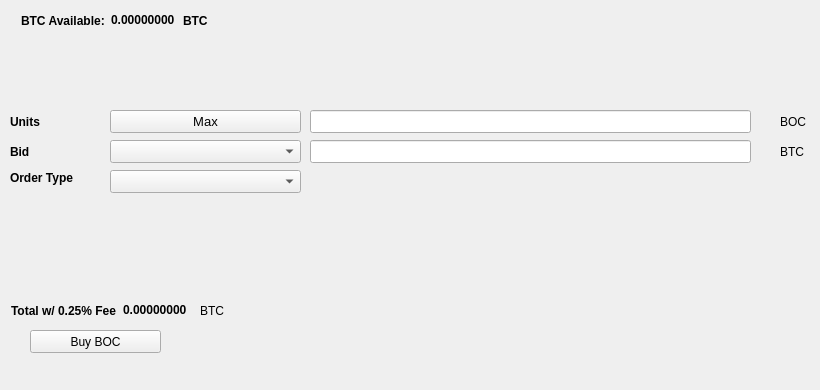
   <widget class="QWidget" name="BuyTab">
    <attribute name="title">
     <string>Buy</string>
    </attribute>
    <widget class="QPushButton" name="BuyBOC">
     <property name="geometry">
      <rect>
       <x>30</x>
       <y>330</y>
       <width>131</width>
       <height>23</height>
      </rect>
     </property>
     <property name="text">
      <string>Buy BOC</string>
     </property>
     <property name="icon">
      <iconset resource="../BoomCoin.qrc">
       <normaloff>:/icons/bitcoin</normaloff>:/icons/bitcoin</iconset>
     </property>
    </widget>
    <widget class="QLabel" name="label_3">
     <property name="geometry">
      <rect>
       <x>10</x>
       <y>110</y>
       <width>46</width>
       <height>23</height>
      </rect>
     </property>
     <property name="font">
      <font>
       <weight>75</weight>
       <bold>true</bold>
      </font>
     </property>
     <property name="text">
      <string>Units</string>
     </property>
    </widget>
    <widget class="QLineEdit" name="UnitsInput">
     <property name="geometry">
      <rect>
       <x>310</x>
       <y>110</y>
       <width>441</width>
       <height>23</height>
      </rect>
     </property>
     <property name="font">
      <font>
       <pointsize>9</pointsize>
       <weight>75</weight>
       <bold>true</bold>
      </font>
     </property>
    </widget>
    <widget class="QLineEdit" name="BuyBidPriceEdit">
     <property name="geometry">
      <rect>
       <x>310</x>
       <y>140</y>
       <width>441</width>
       <height>23</height>
      </rect>
     </property>
     <property name="font">
      <font>
       <pointsize>9</pointsize>
       <weight>75</weight>
       <bold>true</bold>
      </font>
     </property>
    </widget>
    <widget class="QLabel" name="label_4">
     <property name="geometry">
      <rect>
       <x>780</x>
       <y>110</y>
       <width>31</width>
       <height>23</height>
      </rect>
     </property>
     <property name="text">
      <string>BOC</string>
     </property>
    </widget>
    <widget class="QLabel" name="label_5">
     <property name="geometry">
      <rect>
       <x>780</x>
       <y>140</y>
       <width>31</width>
       <height>23</height>
      </rect>
     </property>
     <property name="text">
      <string>BTC</string>
     </property>
    </widget>
    <widget class="QLabel" name="label_6">
     <property name="geometry">
      <rect>
       <x>10</x>
       <y>140</y>
       <width>46</width>
       <height>23</height>
      </rect>
     </property>
     <property name="font">
      <font>
       <weight>75</weight>
       <bold>true</bold>
      </font>
     </property>
     <property name="text">
      <string>Bid</string>
     </property>
    </widget>
    <widget class="QLabel" name="label_7">
     <property name="geometry">
      <rect>
       <x>10</x>
       <y>170</y>
       <width>91</width>
       <height>16</height>
      </rect>
     </property>
     <property name="font">
      <font>
       <weight>75</weight>
       <bold>true</bold>
      </font>
     </property>
     <property name="text">
      <string>Order Type</string>
     </property>
    </widget>
    <widget class="QPushButton" name="Buy_Max_Amount">
     <property name="geometry">
      <rect>
       <x>110</x>
       <y>110</y>
       <width>191</width>
       <height>23</height>
      </rect>
     </property>
     <property name="font">
      <font>
       <pointsize>10</pointsize>
      </font>
     </property>
     <property name="text">
      <string>Max</string>
     </property>
    </widget>
    <widget class="QComboBox" name="BuyBidcomboBox">
     <property name="geometry">
      <rect>
       <x>110</x>
       <y>140</y>
       <width>191</width>
       <height>23</height>
      </rect>
     </property>
     <property name="font">
      <font>
       <pointsize>10</pointsize>
      </font>
     </property>
    </widget>
    <widget class="QComboBox" name="buyOrdertypeCombo">
     <property name="geometry">
      <rect>
       <x>110</x>
       <y>170</y>
       <width>191</width>
       <height>23</height>
      </rect>
     </property>
     <property name="font">
      <font>
       <pointsize>10</pointsize>
      </font>
     </property>
    </widget>
    <widget class="QWidget" name="layoutWidget1">
     <property name="geometry">
      <rect>
       <x>21</x>
       <y>11</y>
       <width>227</width>
       <height>19</height>
      </rect>
     </property>
     <layout class="QHBoxLayout" name="horizontalLayout_3">
      <item>
       <widget class="QLabel" name="label232">
        <property name="font">
         <font>
          <weight>75</weight>
          <bold>true</bold>
         </font>
        </property>
        <property name="text">
         <string>BTC Available:</string>
        </property>
       </widget>
      </item>
      <item>
       <widget class="QLabel" name="BtcAvailableLbl">
        <property name="palette">
         <palette>
          <active>
           <colorrole role="WindowText">
            <brush brushstyle="SolidPattern">
             <color alpha="255">
              <red>0</red>
              <green>0</green>
              <blue>0</blue>
             </color>
            </brush>
           </colorrole>
           <colorrole role="Button">
            <brush brushstyle="SolidPattern">
             <color alpha="255">
              <red>0</red>
              <green>170</green>
              <blue>0</blue>
             </color>
            </brush>
           </colorrole>
           <colorrole role="Light">
            <brush brushstyle="SolidPattern">
             <color alpha="255">
              <red>0</red>
              <green>255</green>
              <blue>0</blue>
             </color>
            </brush>
           </colorrole>
           <colorrole role="Midlight">
            <brush brushstyle="SolidPattern">
             <color alpha="255">
              <red>0</red>
              <green>212</green>
              <blue>0</blue>
             </color>
            </brush>
           </colorrole>
           <colorrole role="Dark">
            <brush brushstyle="SolidPattern">
             <color alpha="255">
              <red>0</red>
              <green>85</green>
              <blue>0</blue>
             </color>
            </brush>
           </colorrole>
           <colorrole role="Mid">
            <brush brushstyle="SolidPattern">
             <color alpha="255">
              <red>0</red>
              <green>113</green>
              <blue>0</blue>
             </color>
            </brush>
           </colorrole>
           <colorrole role="Text">
            <brush brushstyle="SolidPattern">
             <color alpha="255">
              <red>0</red>
              <green>170</green>
              <blue>0</blue>
             </color>
            </brush>
           </colorrole>
           <colorrole role="BrightText">
            <brush brushstyle="SolidPattern">
             <color alpha="255">
              <red>255</red>
              <green>255</green>
              <blue>255</blue>
             </color>
            </brush>
           </colorrole>
           <colorrole role="ButtonText">
            <brush brushstyle="SolidPattern">
             <color alpha="255">
              <red>0</red>
              <green>0</green>
              <blue>0</blue>
             </color>
            </brush>
           </colorrole>
           <colorrole role="Base">
            <brush brushstyle="SolidPattern">
             <color alpha="255">
              <red>255</red>
              <green>255</green>
              <blue>255</blue>
             </color>
            </brush>
           </colorrole>
           <colorrole role="Window">
            <brush brushstyle="SolidPattern">
             <color alpha="255">
              <red>0</red>
              <green>170</green>
              <blue>0</blue>
             </color>
            </brush>
           </colorrole>
           <colorrole role="Shadow">
            <brush brushstyle="SolidPattern">
             <color alpha="255">
              <red>0</red>
              <green>0</green>
              <blue>0</blue>
             </color>
            </brush>
           </colorrole>
           <colorrole role="AlternateBase">
            <brush brushstyle="SolidPattern">
             <color alpha="255">
              <red>127</red>
              <green>212</green>
              <blue>127</blue>
             </color>
            </brush>
           </colorrole>
           <colorrole role="ToolTipBase">
            <brush brushstyle="SolidPattern">
             <color alpha="255">
              <red>255</red>
              <green>255</green>
              <blue>220</blue>
             </color>
            </brush>
           </colorrole>
           <colorrole role="ToolTipText">
            <brush brushstyle="SolidPattern">
             <color alpha="255">
              <red>0</red>
              <green>0</green>
              <blue>0</blue>
             </color>
            </brush>
           </colorrole>
          </active>
          <inactive>
           <colorrole role="WindowText">
            <brush brushstyle="SolidPattern">
             <color alpha="255">
              <red>0</red>
              <green>0</green>
              <blue>0</blue>
             </color>
            </brush>
           </colorrole>
           <colorrole role="Button">
            <brush brushstyle="SolidPattern">
             <color alpha="255">
              <red>0</red>
              <green>170</green>
              <blue>0</blue>
             </color>
            </brush>
           </colorrole>
           <colorrole role="Light">
            <brush brushstyle="SolidPattern">
             <color alpha="255">
              <red>0</red>
              <green>255</green>
              <blue>0</blue>
             </color>
            </brush>
           </colorrole>
           <colorrole role="Midlight">
            <brush brushstyle="SolidPattern">
             <color alpha="255">
              <red>0</red>
              <green>212</green>
              <blue>0</blue>
             </color>
            </brush>
           </colorrole>
           <colorrole role="Dark">
            <brush brushstyle="SolidPattern">
             <color alpha="255">
              <red>0</red>
              <green>85</green>
              <blue>0</blue>
             </color>
            </brush>
           </colorrole>
           <colorrole role="Mid">
            <brush brushstyle="SolidPattern">
             <color alpha="255">
              <red>0</red>
              <green>113</green>
              <blue>0</blue>
             </color>
            </brush>
           </colorrole>
           <colorrole role="Text">
            <brush brushstyle="SolidPattern">
             <color alpha="255">
              <red>0</red>
              <green>170</green>
              <blue>0</blue>
             </color>
            </brush>
           </colorrole>
           <colorrole role="BrightText">
            <brush brushstyle="SolidPattern">
             <color alpha="255">
              <red>255</red>
              <green>255</green>
              <blue>255</blue>
             </color>
            </brush>
           </colorrole>
           <colorrole role="ButtonText">
            <brush brushstyle="SolidPattern">
             <color alpha="255">
              <red>0</red>
              <green>0</green>
              <blue>0</blue>
             </color>
            </brush>
           </colorrole>
           <colorrole role="Base">
            <brush brushstyle="SolidPattern">
             <color alpha="255">
              <red>255</red>
              <green>255</green>
              <blue>255</blue>
             </color>
            </brush>
           </colorrole>
           <colorrole role="Window">
            <brush brushstyle="SolidPattern">
             <color alpha="255">
              <red>0</red>
              <green>170</green>
              <blue>0</blue>
             </color>
            </brush>
           </colorrole>
           <colorrole role="Shadow">
            <brush brushstyle="SolidPattern">
             <color alpha="255">
              <red>0</red>
              <green>0</green>
              <blue>0</blue>
             </color>
            </brush>
           </colorrole>
           <colorrole role="AlternateBase">
            <brush brushstyle="SolidPattern">
             <color alpha="255">
              <red>127</red>
              <green>212</green>
              <blue>127</blue>
             </color>
            </brush>
           </colorrole>
           <colorrole role="ToolTipBase">
            <brush brushstyle="SolidPattern">
             <color alpha="255">
              <red>255</red>
              <green>255</green>
              <blue>220</blue>
             </color>
            </brush>
           </colorrole>
           <colorrole role="ToolTipText">
            <brush brushstyle="SolidPattern">
             <color alpha="255">
              <red>0</red>
              <green>0</green>
              <blue>0</blue>
             </color>
            </brush>
           </colorrole>
          </inactive>
          <disabled>
           <colorrole role="WindowText">
            <brush brushstyle="SolidPattern">
             <color alpha="255">
              <red>0</red>
              <green>85</green>
              <blue>0</blue>
             </color>
            </brush>
           </colorrole>
           <colorrole role="Button">
            <brush brushstyle="SolidPattern">
             <color alpha="255">
              <red>0</red>
              <green>170</green>
              <blue>0</blue>
             </color>
            </brush>
           </colorrole>
           <colorrole role="Light">
            <brush brushstyle="SolidPattern">
             <color alpha="255">
              <red>0</red>
              <green>255</green>
              <blue>0</blue>
             </color>
            </brush>
           </colorrole>
           <colorrole role="Midlight">
            <brush brushstyle="SolidPattern">
             <color alpha="255">
              <red>0</red>
              <green>212</green>
              <blue>0</blue>
             </color>
            </brush>
           </colorrole>
           <colorrole role="Dark">
            <brush brushstyle="SolidPattern">
             <color alpha="255">
              <red>0</red>
              <green>85</green>
              <blue>0</blue>
             </color>
            </brush>
           </colorrole>
           <colorrole role="Mid">
            <brush brushstyle="SolidPattern">
             <color alpha="255">
              <red>0</red>
              <green>113</green>
              <blue>0</blue>
             </color>
            </brush>
           </colorrole>
           <colorrole role="Text">
            <brush brushstyle="SolidPattern">
             <color alpha="255">
              <red>0</red>
              <green>85</green>
              <blue>0</blue>
             </color>
            </brush>
           </colorrole>
           <colorrole role="BrightText">
            <brush brushstyle="SolidPattern">
             <color alpha="255">
              <red>255</red>
              <green>255</green>
              <blue>255</blue>
             </color>
            </brush>
           </colorrole>
           <colorrole role="ButtonText">
            <brush brushstyle="SolidPattern">
             <color alpha="255">
              <red>0</red>
              <green>85</green>
              <blue>0</blue>
             </color>
            </brush>
           </colorrole>
           <colorrole role="Base">
            <brush brushstyle="SolidPattern">
             <color alpha="255">
              <red>0</red>
              <green>170</green>
              <blue>0</blue>
             </color>
            </brush>
           </colorrole>
           <colorrole role="Window">
            <brush brushstyle="SolidPattern">
             <color alpha="255">
              <red>0</red>
              <green>170</green>
              <blue>0</blue>
             </color>
            </brush>
           </colorrole>
           <colorrole role="Shadow">
            <brush brushstyle="SolidPattern">
             <color alpha="255">
              <red>0</red>
              <green>0</green>
              <blue>0</blue>
             </color>
            </brush>
           </colorrole>
           <colorrole role="AlternateBase">
            <brush brushstyle="SolidPattern">
             <color alpha="255">
              <red>0</red>
              <green>170</green>
              <blue>0</blue>
             </color>
            </brush>
           </colorrole>
           <colorrole role="ToolTipBase">
            <brush brushstyle="SolidPattern">
             <color alpha="255">
              <red>255</red>
              <green>255</green>
              <blue>220</blue>
             </color>
            </brush>
           </colorrole>
           <colorrole role="ToolTipText">
            <brush brushstyle="SolidPattern">
             <color alpha="255">
              <red>0</red>
              <green>0</green>
              <blue>0</blue>
             </color>
            </brush>
           </colorrole>
          </disabled>
         </palette>
        </property>
        <property name="font">
         <font>
          <weight>75</weight>
          <bold>true</bold>
         </font>
        </property>
        <property name="text">
         <string>0.00000000</string>
        </property>
        <property name="textInteractionFlags">
         <set>Qt::LinksAccessibleByMouse|Qt::TextSelectableByKeyboard|Qt::TextSelectableByMouse</set>
        </property>
       </widget>
      </item>
      <item>
       <widget class="QLabel" name="BtcAvailableLbl_2">
        <property name="font">
         <font>
          <weight>75</weight>
          <bold>true</bold>
         </font>
        </property>
        <property name="text">
         <string>BTC</string>
        </property>
       </widget>
      </item>
     </layout>
    </widget>
    <widget class="QWidget" name="layoutWidge2">
     <property name="geometry">
      <rect>
       <x>11</x>
       <y>301</y>
       <width>259</width>
       <height>19</height>
      </rect>
     </property>
     <layout class="QHBoxLayout" name="horizontalLayout_4">
      <item>
       <widget class="QLabel" name="label_9">
        <property name="font">
         <font>
          <weight>75</weight>
          <bold>true</bold>
         </font>
        </property>
        <property name="text">
         <string>Total w/ 0.25% Fee</string>
        </property>
       </widget>
      </item>
      <item>
       <widget class="QLabel" name="BuyCostLabel">
        <property name="palette">
         <palette>
          <active>
           <colorrole role="WindowText">
            <brush brushstyle="SolidPattern">
             <color alpha="255">
              <red>0</red>
              <green>0</green>
              <blue>0</blue>
             </color>
            </brush>
           </colorrole>
           <colorrole role="Button">
            <brush brushstyle="SolidPattern">
             <color alpha="255">
              <red>0</red>
              <green>170</green>
              <blue>0</blue>
             </color>
            </brush>
           </colorrole>
           <colorrole role="Light">
            <brush brushstyle="SolidPattern">
             <color alpha="255">
              <red>0</red>
              <green>255</green>
              <blue>0</blue>
             </color>
            </brush>
           </colorrole>
           <colorrole role="Midlight">
            <brush brushstyle="SolidPattern">
             <color alpha="255">
              <red>0</red>
              <green>212</green>
              <blue>0</blue>
             </color>
            </brush>
           </colorrole>
           <colorrole role="Dark">
            <brush brushstyle="SolidPattern">
             <color alpha="255">
              <red>0</red>
              <green>85</green>
              <blue>0</blue>
             </color>
            </brush>
           </colorrole>
           <colorrole role="Mid">
            <brush brushstyle="SolidPattern">
             <color alpha="255">
              <red>0</red>
              <green>113</green>
              <blue>0</blue>
             </color>
            </brush>
           </colorrole>
           <colorrole role="Text">
            <brush brushstyle="SolidPattern">
             <color alpha="255">
              <red>0</red>
              <green>170</green>
              <blue>0</blue>
             </color>
            </brush>
           </colorrole>
           <colorrole role="BrightText">
            <brush brushstyle="SolidPattern">
             <color alpha="255">
              <red>255</red>
              <green>255</green>
              <blue>255</blue>
             </color>
            </brush>
           </colorrole>
           <colorrole role="ButtonText">
            <brush brushstyle="SolidPattern">
             <color alpha="255">
              <red>0</red>
              <green>0</green>
              <blue>0</blue>
             </color>
            </brush>
           </colorrole>
           <colorrole role="Base">
            <brush brushstyle="SolidPattern">
             <color alpha="255">
              <red>255</red>
              <green>255</green>
              <blue>255</blue>
             </color>
            </brush>
           </colorrole>
           <colorrole role="Window">
            <brush brushstyle="SolidPattern">
             <color alpha="255">
              <red>0</red>
              <green>170</green>
              <blue>0</blue>
             </color>
            </brush>
           </colorrole>
           <colorrole role="Shadow">
            <brush brushstyle="SolidPattern">
             <color alpha="255">
              <red>0</red>
              <green>0</green>
              <blue>0</blue>
             </color>
            </brush>
           </colorrole>
           <colorrole role="AlternateBase">
            <brush brushstyle="SolidPattern">
             <color alpha="255">
              <red>127</red>
              <green>212</green>
              <blue>127</blue>
             </color>
            </brush>
           </colorrole>
           <colorrole role="ToolTipBase">
            <brush brushstyle="SolidPattern">
             <color alpha="255">
              <red>255</red>
              <green>255</green>
              <blue>220</blue>
             </color>
            </brush>
           </colorrole>
           <colorrole role="ToolTipText">
            <brush brushstyle="SolidPattern">
             <color alpha="255">
              <red>0</red>
              <green>0</green>
              <blue>0</blue>
             </color>
            </brush>
           </colorrole>
          </active>
          <inactive>
           <colorrole role="WindowText">
            <brush brushstyle="SolidPattern">
             <color alpha="255">
              <red>0</red>
              <green>0</green>
              <blue>0</blue>
             </color>
            </brush>
           </colorrole>
           <colorrole role="Button">
            <brush brushstyle="SolidPattern">
             <color alpha="255">
              <red>0</red>
              <green>170</green>
              <blue>0</blue>
             </color>
            </brush>
           </colorrole>
           <colorrole role="Light">
            <brush brushstyle="SolidPattern">
             <color alpha="255">
              <red>0</red>
              <green>255</green>
              <blue>0</blue>
             </color>
            </brush>
           </colorrole>
           <colorrole role="Midlight">
            <brush brushstyle="SolidPattern">
             <color alpha="255">
              <red>0</red>
              <green>212</green>
              <blue>0</blue>
             </color>
            </brush>
           </colorrole>
           <colorrole role="Dark">
            <brush brushstyle="SolidPattern">
             <color alpha="255">
              <red>0</red>
              <green>85</green>
              <blue>0</blue>
             </color>
            </brush>
           </colorrole>
           <colorrole role="Mid">
            <brush brushstyle="SolidPattern">
             <color alpha="255">
              <red>0</red>
              <green>113</green>
              <blue>0</blue>
             </color>
            </brush>
           </colorrole>
           <colorrole role="Text">
            <brush brushstyle="SolidPattern">
             <color alpha="255">
              <red>0</red>
              <green>170</green>
              <blue>0</blue>
             </color>
            </brush>
           </colorrole>
           <colorrole role="BrightText">
            <brush brushstyle="SolidPattern">
             <color alpha="255">
              <red>255</red>
              <green>255</green>
              <blue>255</blue>
             </color>
            </brush>
           </colorrole>
           <colorrole role="ButtonText">
            <brush brushstyle="SolidPattern">
             <color alpha="255">
              <red>0</red>
              <green>0</green>
              <blue>0</blue>
             </color>
            </brush>
           </colorrole>
           <colorrole role="Base">
            <brush brushstyle="SolidPattern">
             <color alpha="255">
              <red>255</red>
              <green>255</green>
              <blue>255</blue>
             </color>
            </brush>
           </colorrole>
           <colorrole role="Window">
            <brush brushstyle="SolidPattern">
             <color alpha="255">
              <red>0</red>
              <green>170</green>
              <blue>0</blue>
             </color>
            </brush>
           </colorrole>
           <colorrole role="Shadow">
            <brush brushstyle="SolidPattern">
             <color alpha="255">
              <red>0</red>
              <green>0</green>
              <blue>0</blue>
             </color>
            </brush>
           </colorrole>
           <colorrole role="AlternateBase">
            <brush brushstyle="SolidPattern">
             <color alpha="255">
              <red>127</red>
              <green>212</green>
              <blue>127</blue>
             </color>
            </brush>
           </colorrole>
           <colorrole role="ToolTipBase">
            <brush brushstyle="SolidPattern">
             <color alpha="255">
              <red>255</red>
              <green>255</green>
              <blue>220</blue>
             </color>
            </brush>
           </colorrole>
           <colorrole role="ToolTipText">
            <brush brushstyle="SolidPattern">
             <color alpha="255">
              <red>0</red>
              <green>0</green>
              <blue>0</blue>
             </color>
            </brush>
           </colorrole>
          </inactive>
          <disabled>
           <colorrole role="WindowText">
            <brush brushstyle="SolidPattern">
             <color alpha="255">
              <red>0</red>
              <green>85</green>
              <blue>0</blue>
             </color>
            </brush>
           </colorrole>
           <colorrole role="Button">
            <brush brushstyle="SolidPattern">
             <color alpha="255">
              <red>0</red>
              <green>170</green>
              <blue>0</blue>
             </color>
            </brush>
           </colorrole>
           <colorrole role="Light">
            <brush brushstyle="SolidPattern">
             <color alpha="255">
              <red>0</red>
              <green>255</green>
              <blue>0</blue>
             </color>
            </brush>
           </colorrole>
           <colorrole role="Midlight">
            <brush brushstyle="SolidPattern">
             <color alpha="255">
              <red>0</red>
              <green>212</green>
              <blue>0</blue>
             </color>
            </brush>
           </colorrole>
           <colorrole role="Dark">
            <brush brushstyle="SolidPattern">
             <color alpha="255">
              <red>0</red>
              <green>85</green>
              <blue>0</blue>
             </color>
            </brush>
           </colorrole>
           <colorrole role="Mid">
            <brush brushstyle="SolidPattern">
             <color alpha="255">
              <red>0</red>
              <green>113</green>
              <blue>0</blue>
             </color>
            </brush>
           </colorrole>
           <colorrole role="Text">
            <brush brushstyle="SolidPattern">
             <color alpha="255">
              <red>0</red>
              <green>85</green>
              <blue>0</blue>
             </color>
            </brush>
           </colorrole>
           <colorrole role="BrightText">
            <brush brushstyle="SolidPattern">
             <color alpha="255">
              <red>255</red>
              <green>255</green>
              <blue>255</blue>
             </color>
            </brush>
           </colorrole>
           <colorrole role="ButtonText">
            <brush brushstyle="SolidPattern">
             <color alpha="255">
              <red>0</red>
              <green>85</green>
              <blue>0</blue>
             </color>
            </brush>
           </colorrole>
           <colorrole role="Base">
            <brush brushstyle="SolidPattern">
             <color alpha="255">
              <red>0</red>
              <green>170</green>
              <blue>0</blue>
             </color>
            </brush>
           </colorrole>
           <colorrole role="Window">
            <brush brushstyle="SolidPattern">
             <color alpha="255">
              <red>0</red>
              <green>170</green>
              <blue>0</blue>
             </color>
            </brush>
           </colorrole>
           <colorrole role="Shadow">
            <brush brushstyle="SolidPattern">
             <color alpha="255">
              <red>0</red>
              <green>0</green>
              <blue>0</blue>
             </color>
            </brush>
           </colorrole>
           <colorrole role="AlternateBase">
            <brush brushstyle="SolidPattern">
             <color alpha="255">
              <red>0</red>
              <green>170</green>
              <blue>0</blue>
             </color>
            </brush>
           </colorrole>
           <colorrole role="ToolTipBase">
            <brush brushstyle="SolidPattern">
             <color alpha="255">
              <red>255</red>
              <green>255</green>
              <blue>220</blue>
             </color>
            </brush>
           </colorrole>
           <colorrole role="ToolTipText">
            <brush brushstyle="SolidPattern">
             <color alpha="255">
              <red>0</red>
              <green>0</green>
              <blue>0</blue>
             </color>
            </brush>
           </colorrole>
          </disabled>
         </palette>
        </property>
        <property name="font">
         <font>
          <weight>75</weight>
          <bold>true</bold>
         </font>
        </property>
        <property name="autoFillBackground">
         <bool>false</bool>
        </property>
        <property name="text">
         <string>0.00000000</string>
        </property>
        <property name="textInteractionFlags">
         <set>Qt::LinksAccessibleByMouse|Qt::TextSelectableByMouse</set>
        </property>
       </widget>
      </item>
      <item>
       <widget class="QLabel" name="label_10">
        <property name="font">
         <font>
          <weight>50</weight>
          <bold>false</bold>
         </font>
        </property>
        <property name="text">
         <string>BTC</string>
        </property>
       </widget>
      </item>
     </layout>
    </widget>
    <widget class="QLabel" name="label_24">
     <property name="geometry">
      <rect>
       <x>460</x>
       <y>300</y>
       <width>281</width>
       <height>81</height>
      </rect>
     </property>
     <property name="text">
      <string/>
     </property>
     <property name="pixmap">
      <pixmap>:/images/bittrex</pixmap>
     </property>
    </widget>
   </widget>
